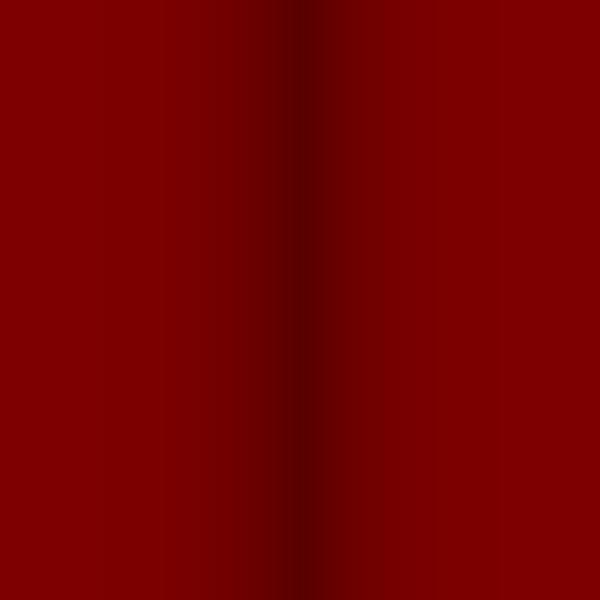
Frame 1 (no input)
Frame 60 (the mouse pressed at the canvas centre just before this capture): identical to frame 1, image omitted
Frame 120 (the mouse held since frame 60 and released just before this capture): identical to frame 1, image omitted

The Processing sketch that drew this single still picture (run headless with seeded random() and noise(); from frame 60 on, the mouse is pressed at the canvas centre):

// Processing sketch: gradient
// ── gradient.pde
PImage img;
void setup() {
  size(600, 600);
  colorMode(HSB, 100);
  img = createImage(600, 600, RGB);
  img.loadPixels();
  for(int x=0; x<img.width; x++) {
    for(int y=0; y<img.height; y++) {
      float d = 1-abs(x-300)/300.0;
      int c = color(0, 0, map(1-pow(d,4), 1, 0, 100, 70));
      img.pixels[x+y*width] = c;
    }
  }
  img.updatePixels();
  
  tint(200, 100, 50);
  image(img, 0, 0);
}
void draw() {
}
void keyPressed() {
    if(key =='s') { save("thumb.jpg"); println("saved!"); }
}
